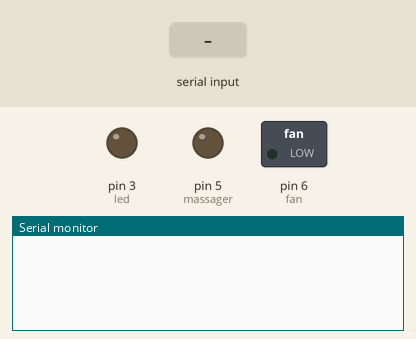
Bench run of a sketch on a simulated Arduino Uno, built with avr-gcc and run on an emulated ATmega328P. Parts: switched loads named in the sketch (green lamp = pin HIGH), output pins drawn as LEDs (lit = HIGH), the last lines printed to the serial monitor. Inputs (shaded band) come from the test bench.

Above: at 1.2 s.
1.3 s: byte 30 received over Serial
At 2.4 s:
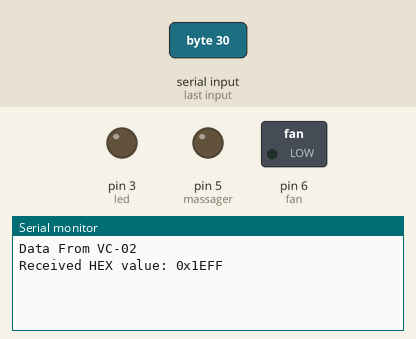
2.8 s: byte 90 received over Serial
At 3.7 s:
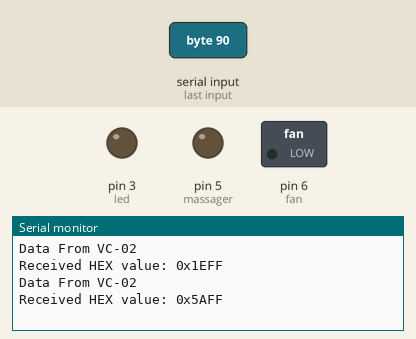
4.3 s: byte 120 received over Serial
At 4.9 s:
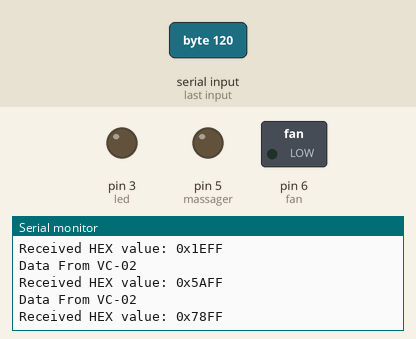

The sketch:

ARDUINO_CODE_FOR_VOICE_ASSISTANT.ino
```cpp
int led = 3;
int lcd = 4;
int fan = 6;         // Pin connected to relay controlling the fan
int massager = 5;
unsigned int receivedValue = 0;

void setup() {
  pinMode(led, OUTPUT);
  pinMode(fan, OUTPUT);
  pinMode(massager, OUTPUT);
  pinMode(lcd, OUTPUT);
  Serial.begin(9600);
  digitalWrite(massager, LOW);
  digitalWrite(fan, LOW);
}

void loop() {
  if (Serial.available()) {
    Serial.println("Data From VC-02");
    // Read the incoming bytes
    byte highByte = Serial.read();
    byte lowByte = Serial.read();

    // Combine the two bytes into a single 16-bit value
    receivedValue = (highByte << 8) | lowByte;

    // Print the received value in HEX format
    Serial.print("Received HEX value: 0x");
    Serial.println(receivedValue, HEX);
  }

  // Control LCD
  if (receivedValue == 0xC190) {  // Command to turn ON the LCD
    digitalWrite(lcd, HIGH);
  } else if (receivedValue == 0xC090) {  // Command to turn OFF the LCD
    digitalWrite(lcd, LOW);
  }

  // Control LED
  if (receivedValue == 0xA190) {  // Command to turn ON the LED
    digitalWrite(led, HIGH);
  } else if (receivedValue == 0xA090) {  // Command to turn OFF the LED
    digitalWrite(led, LOW);
  }

  // Control Fan
  if (receivedValue == 0xB190) {  // Command to turn ON the fan
    digitalWrite(fan, HIGH);      // Activate the relay to supply power to the fan
  } else if (receivedValue == 0xB090) {  // Command to turn OFF the fan
    digitalWrite(fan, LOW);       // Deactivate the relay
  }

  // Control Massager
  if (receivedValue == 0xD190) {  // Command to turn ON the massager
    digitalWrite(massager, HIGH);
  } else if (receivedValue == 0xD090) {  // Command to turn OFF the massager
    digitalWrite(massager, LOW);
  }

  delay(10);
  receivedValue = 0;  // Reset receivedValue after processing
}
```

Measured:
- after the input at 1.3 s, the serial monitor: prints a new line at once (image 1)
- after the input at 2.8 s, the serial monitor: prints a new line at once (image 2)
- after the input at 4.3 s, the serial monitor: prints a new line at once (image 3)
